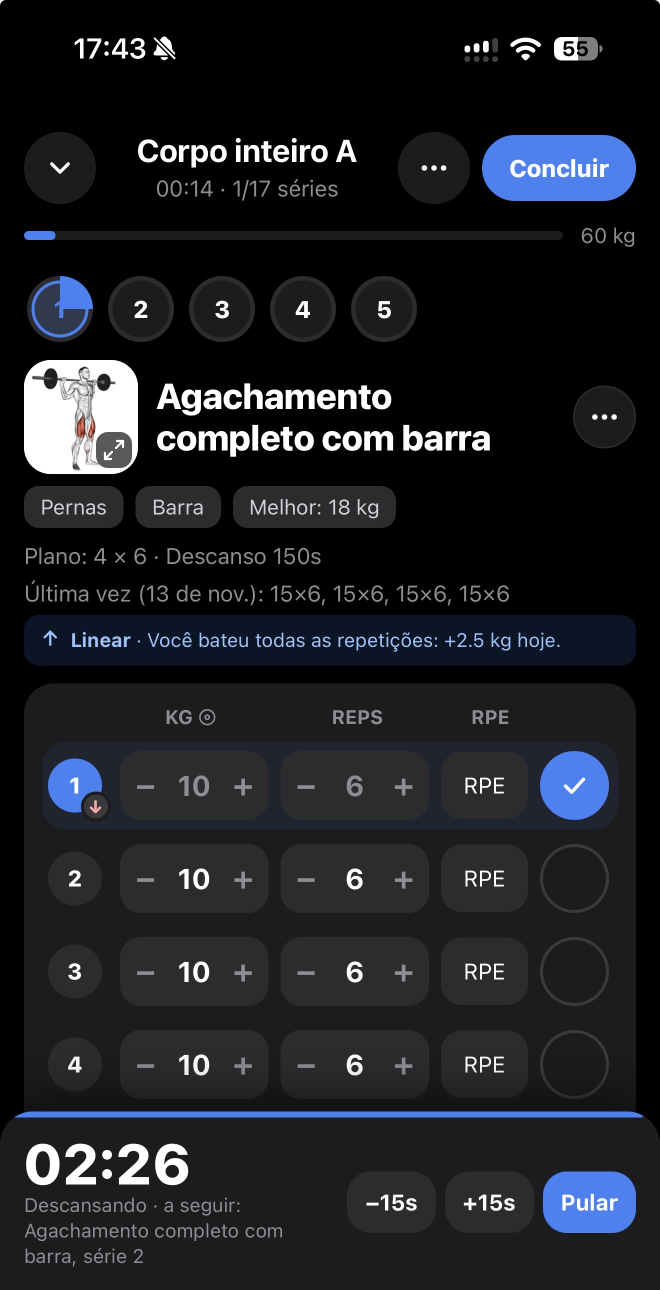
#> input picture scripts/mockup/captura-treino.png, 1320 x 2580 px, found by its file name (shown at 1/2 size)
$ python gerar-mockup-app.py scripts/mockup/captura-treino.png public/quiz-site/img/info-app.webp
#> lines starting #> are read from the running program, lines starting #| are printed output that depends on the picture; after the words box and inside, x2 and y2 are one past the last pixel; in counts of white or black regions, pixels touching at a corner belong together
# Uso: python scripts/mockup/gerar-mockup-app.py scripts/mockup/captura-treino.png public/quiz-site/img/info-app.webp
# Mockup do app para o quiz (tela "info-app" e tela de oferta), a partir da captura nítida (1320x2580)
# que estava dentro do info-app.svg. Saída em alta resolução (3x), fundo transparente, celular grande
# mostrando a parte de cima da tela e sumindo num degradê para o preto do quiz.
import sys
from PIL import Image, ImageDraw, ImageFont, ImageFilter

src, out = sys.argv[1], sys.argv[2]
shot = Image.open(src).convert('RGB')  # 1320 x 2580
#> shot is the input picture: PIL image 1320x2580 RGB; mean R, G, B 29.2, 31.1, 36.1
SW, SH = shot.size
#> SW = 1320; SH = 2580

# 1) Barra de status limpa (sem o horário/bateria reais do aparelho)
d = ImageDraw.Draw(shot)
d.rectangle((0, 0, SW, 175), fill=(0, 0, 0))
font = ImageFont.truetype('C:/Windows/Fonts/seguisb.ttf', 64)
d.text((150, 62), '9:41', font=font, fill='white')
# sinal (4 barras)
for i, hgt in enumerate((18, 28, 38, 48)):
    x = 930 + i * 22
    d.rounded_rectangle((x, 118 - hgt, x + 14, 118), radius=4, fill='white')
# wi-fi (3 arcos)
cx, cy = 1050, 122
for r in (52, 36, 20):
    d.pieslice((cx - r, cy - r, cx + r, cy + r), 225, 315, fill='white')
    d.pieslice((cx - r + 9, cy - r + 9, cx + r - 9, cy + r - 9), 225, 315, fill=(0, 0, 0))
d.ellipse((cx - 7, cy - 13, cx + 7, cy + 1), fill='white')
# bateria cheia
d.rounded_rectangle((1110, 76, 1196, 120), radius=12, outline='white', width=4)
d.rounded_rectangle((1117, 83, 1189, 113), radius=8, fill='white')
d.rounded_rectangle((1200, 90, 1206, 106), radius=3, fill='white')

# 2) Celular
K = 3                      # densidade (3x)
OUT_W, OUT_H = 300 * K, 400 * K
BEZ = 26                   # borda do aparelho
SCR_W = OUT_W - 2 * 38 - 2 * BEZ
scale = SCR_W / SW
#> scale = 0.585
SCR_H = round(SH * scale)
#> SCR_H = 1509
screen = shot.resize((SCR_W, SCR_H), Image.LANCZOS)
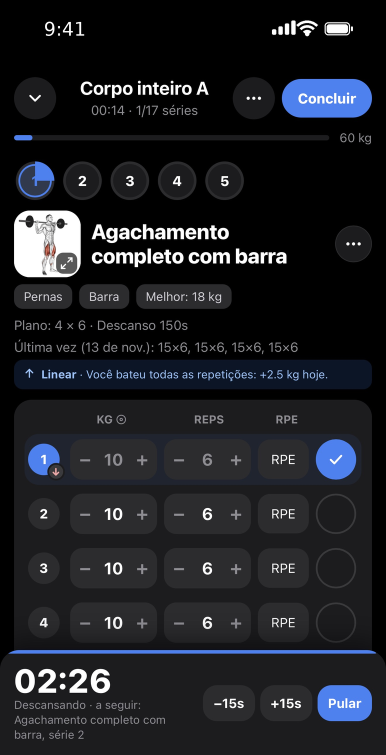
#> screen: PIL image 772x1509 RGB (shown at 1/2 size); mean R, G, B 29.3, 31.2, 36.2

px0, py0 = 38, 24
px1, py1 = px0 + SCR_W + 2 * BEZ, py0 + SCR_H + 2 * BEZ
#> px1 = 862; py1 = 1585
canvas = Image.new('RGBA', (OUT_W, OUT_H), (0, 0, 0, 0))
#> canvas: PIL image 900x1200 RGBA; every value is 0

# brilho azul suave atrás do aparelho
glow = Image.new('RGBA', (OUT_W, OUT_H), (0, 0, 0, 0))
ImageDraw.Draw(glow).rounded_rectangle((px0 + 40, py0 + 80, px1 - 40, py1), radius=140, fill=(59, 130, 246, 70))
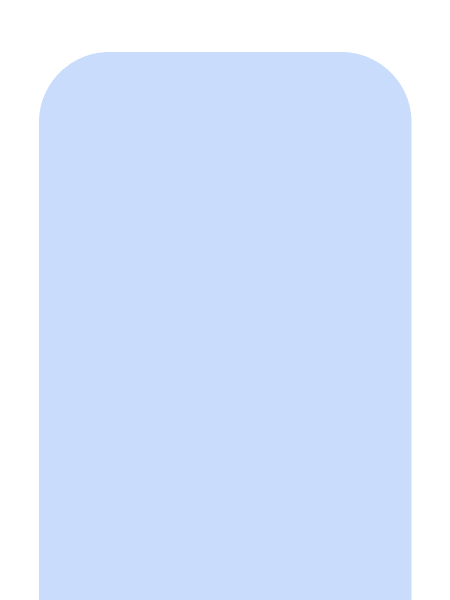
#> glow: PIL image 900x1200 RGBA (shown at 1/2 size); mean R, G, B, A 44.1, 97.3, 184.1, 52.4; transparent parts drawn white
canvas = Image.alpha_composite(canvas, glow.filter(ImageFilter.GaussianBlur(60)))

body = ImageDraw.Draw(canvas)
body.rounded_rectangle((px0, py0, px1, py1), radius=132, fill=(18, 18, 20, 255))
body.rounded_rectangle((px0, py0, px1, py1), radius=132, outline=(74, 74, 80, 255), width=5)
body.rounded_rectangle((px0 + 9, py0 + 9, px1 - 9, py1 - 9), radius=124, outline=(40, 40, 44, 255), width=3)

mask = Image.new('L', screen.size, 0)
#> mask: PIL image 772x1509 L; every value is 0
ImageDraw.Draw(mask).rounded_rectangle((0, 0, SCR_W - 1, SCR_H - 1), radius=108, fill=255)
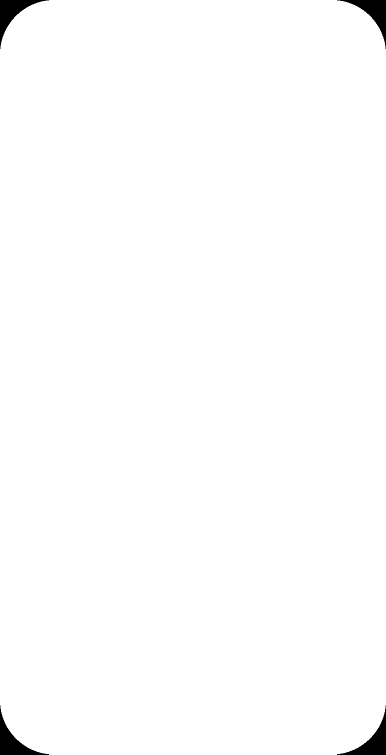
#> mask: PIL image 772x1509 L (shown at 1/2 size); 99.1% white; 4 black regions, box (x1, y1, x2, y2) and area: (0, 0, 98, 98) 2534, (674, 0, 772, 98) 2534, (0, 1411, 98, 1509) 2534, (674, 1411, 772, 1509) 2534
canvas.paste(screen, (px0 + BEZ, py0 + BEZ), mask)
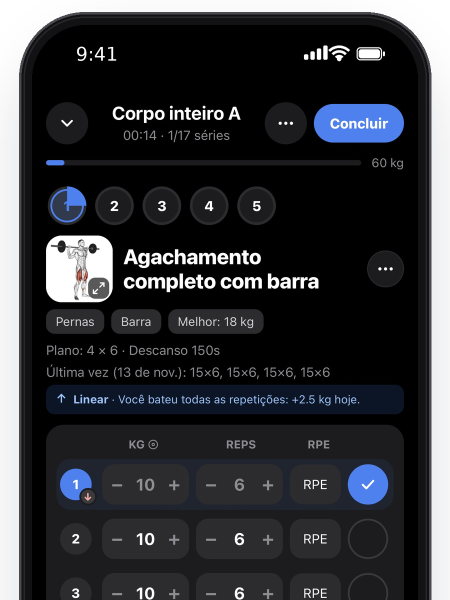
#> canvas: PIL image 900x1200 RGBA (shown at 1/2 size); mean R, G, B, A 24.8, 27.4, 33, 228.3; transparent parts drawn white

# Dynamic Island
iw, ih = 250, 72
ix = (px0 + px1) // 2 - iw // 2
#> ix = 325
iy = py0 + BEZ + 26
body = ImageDraw.Draw(canvas)
body.rounded_rectangle((ix, iy, ix + iw, iy + ih), radius=ih // 2, fill=(0, 0, 0, 255))

# 3) Degradê no fim: some no preto do quiz
fade_from = int(OUT_H * 0.72)
alpha = canvas.getchannel('A')
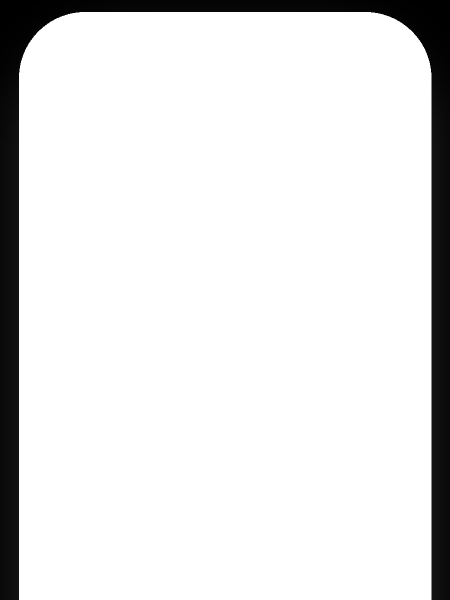
#> alpha: PIL image 900x1200 L (shown at 1/2 size); min 0, max 255, mean 228.3
grad = Image.new('L', (1, OUT_H), 255)
for y in range(fade_from, OUT_H):
    t = (y - fade_from) / (OUT_H - fade_from)
    grad.putpixel((0, y), int(255 * (1 - t) ** 1.6))
grad = grad.resize((OUT_W, OUT_H))
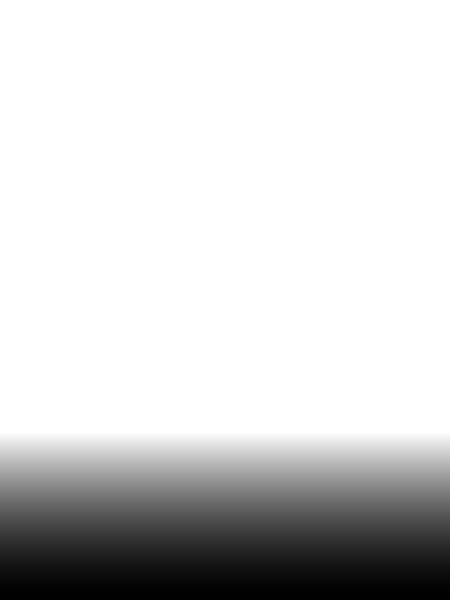
#> grad: PIL image 900x1200 L (shown at 1/2 size); min 0, max 255, mean 211
from PIL import ImageChops
canvas.putalpha(ImageChops.multiply(alpha, grad))
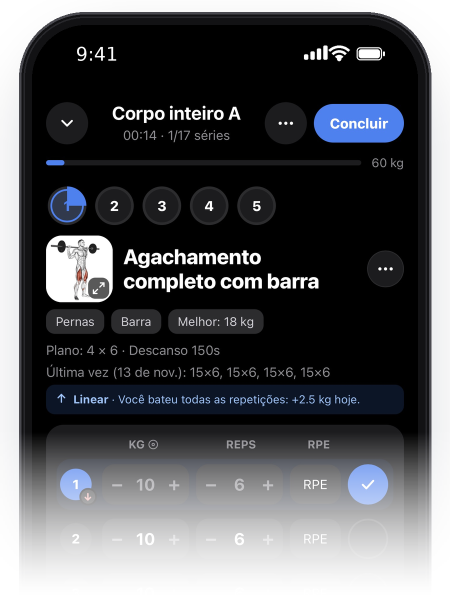
#> canvas: PIL image 900x1200 RGBA (shown at 1/2 size); mean R, G, B, A 24.8, 27.4, 33, 187.8; transparent parts drawn white

canvas.save(out, 'WEBP', quality=90, method=6)
canvas.save(out.replace('.webp', '-preview.png'))
print('ok', canvas.size)
#| ok (900, 1200)
